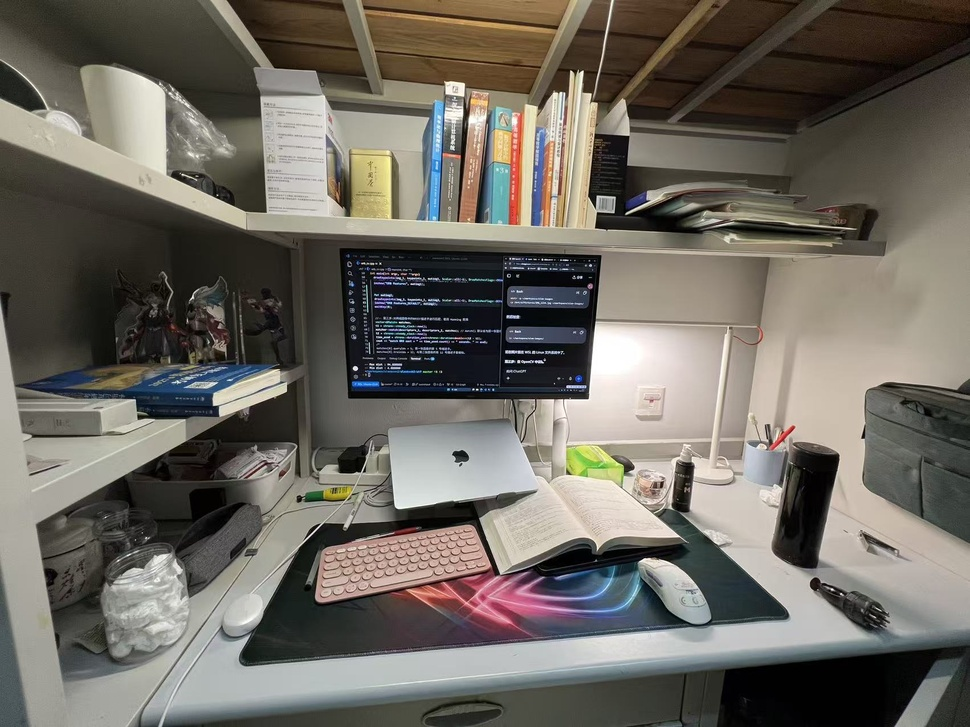
//> input picture ch7/test_1.jpg, 970 x 727 px, shrunk from 1702 x 1276 before the run
$ ./imageBasics ../../ch7/test_1.jpg   (built with g++ and OpenCV 4)
//> lines starting //> are read from the running program, lines starting //| are printed output that depends on the picture; after the words box and inside, x2 and y2 are one past the last pixel; in counts of white or black regions, pixels touching at a corner belong together
#include <iostream>
#include <chrono>

using namespace std;

#include <opencv2/core.hpp>
#include <opencv2/highgui.hpp>

int main(int argc, char **argv) {
  // 读取argv[1]指定的图像
  cv::Mat image;
  image = cv::imread(argv[1]); //cv::imread函数读取指定路径下的图像
//> image is the input picture: 727 rows x 970 cols, CV_8UC3; mean B, G, R 97.6, 105.4, 109.8

  // 判断图像文件是否正确读取
  if (image.data == nullptr) { //数据不存在,可能是文件不存在
    cerr << "文件" << argv[1] << "不存在." << endl;
    return 0;
  }

  // 文件顺利读取, 首先输出一些基本信息
  cout << "图像宽为" << image.cols << ",高为" << image.rows << ",通道数为" << image.channels() << endl; //默认彩色图像通常使用 BGR 通道顺序
//| 图像宽为970,高为727,通道数为3
  cv::imshow("image", image);      // 用cv::imshow显示图像
  cv::waitKey(0);                  // 暂停程序, 直到一个按键输入， 这样才会一直显示

  // 判断image的类型
  if (image.type() != CV_8UC1 && image.type() != CV_8UC3) { // CV_8UC1	8 位无符号整数，1 通道	1
    // 图像类型不符合要求
    cout << "请输入一张彩色图或灰度图." << endl;
    return 0;
  }

  // 遍历图像, 请注意以下遍历方式亦可使用于随机像素访问
  // 使用 std::chrono 来给算法计时
  chrono::steady_clock::time_point t1 = chrono::steady_clock::now();
  for (size_t y = 0; y < image.rows; y++) {
    // 用cv::Mat::ptr获得图像的行指针
    unsigned char *row_ptr = image.ptr<unsigned char>(y);  // row_ptr是第y行的头指针
    // .ptr：调用获取行指针的成员函数。  <unsigned char>：指定返回指针指向的数据类型
    for (size_t x = 0; x < image.cols; x++) {
      // 访问位于 x,y 处的像素
      unsigned char *data_ptr = &row_ptr[x * image.channels()]; // data_ptr 指向待访问的像素数据
      // 输出该像素的每个通道,如果是灰度图就只有一个通道
      for (int c = 0; c != image.channels(); c++) {
        unsigned char data = data_ptr[c]; // data为I(x,y)第c个通道的值
        cout << (int)data <<' ';
      }

    }
    cout << endl;
  } // 像素坐标 (x,y)    矩阵索引 [y][x]
  chrono::steady_clock::time_point t2 = chrono::steady_clock::now();
  chrono::duration<double> time_used = chrono::duration_cast < chrono::duration < double >> (t2 - t1); // chrono::duration_cast<目标类型>(原始时间间隔) , 这里的目标类型是 chrono::duration<double>
  cout << "遍历图像用时：" << time_used.count() << " 秒。" << endl;

  // 关于 cv::Mat 的拷贝
  // 直接赋值并不会拷贝数据
  cv::Mat image_another = image; // 浅拷贝, 这个相当于就是指针， 浅拷贝就是直接让指针变量相等
  // 修改 image_another 会导致 image 发生变化
  image_another(cv::Rect(0, 0, 100, 100)).setTo(0); // 将左上角100*100的块置零, cv::Rect(x, y, width, height); setTo(0) 将选中区域的所有像素通道设置为 0。
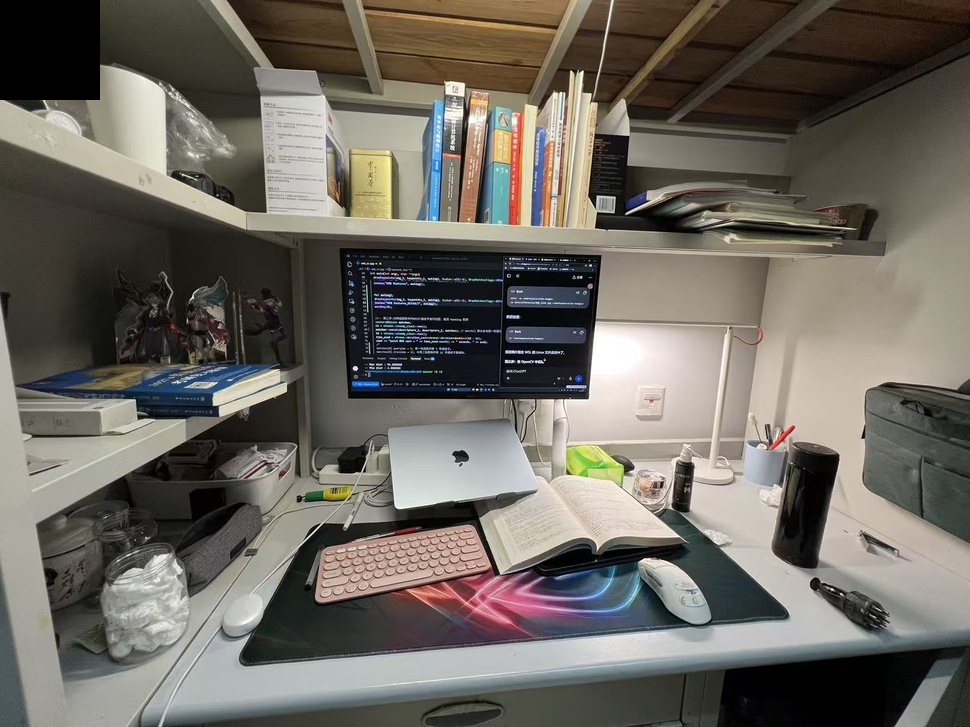
//> image_another: 727 rows x 970 cols, CV_8UC3; 1.42% of pixels changed, all inside (x1, y1, x2, y2) = (0, 0, 100, 100)
  cv::imshow("image", image);
  cv::waitKey(0);

  // 使用clone函数来拷贝数据
  cv::Mat image_clone = image.clone();
  image_clone(cv::Rect(0, 0, 100, 100)).setTo(255);
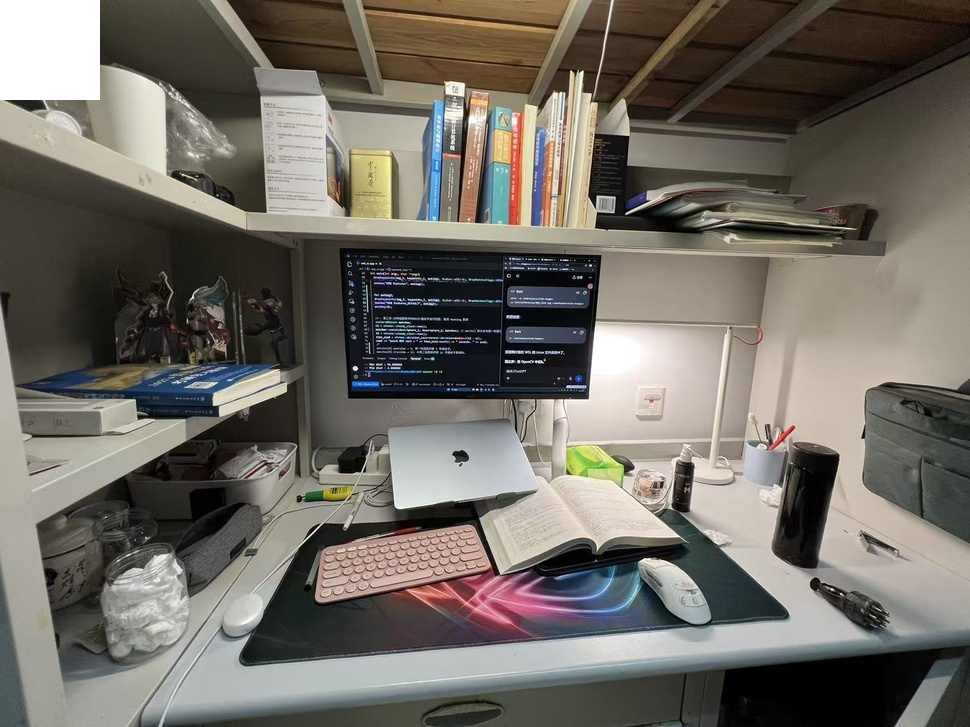
//> image_clone: 727 rows x 970 cols, CV_8UC3; 1.42% of pixels changed, all inside (x1, y1, x2, y2) = (0, 0, 100, 100)
  cv::imshow("image", image);
  cv::imshow("image_clone", image_clone);
  cv::waitKey(0);

  // 对于图像还有很多基本的操作,如剪切,旋转,缩放等,限于篇幅就不一一介绍了,请参看OpenCV官方文档查询每个函数的调用方法.
  cv::destroyAllWindows();
  return 0;
}
